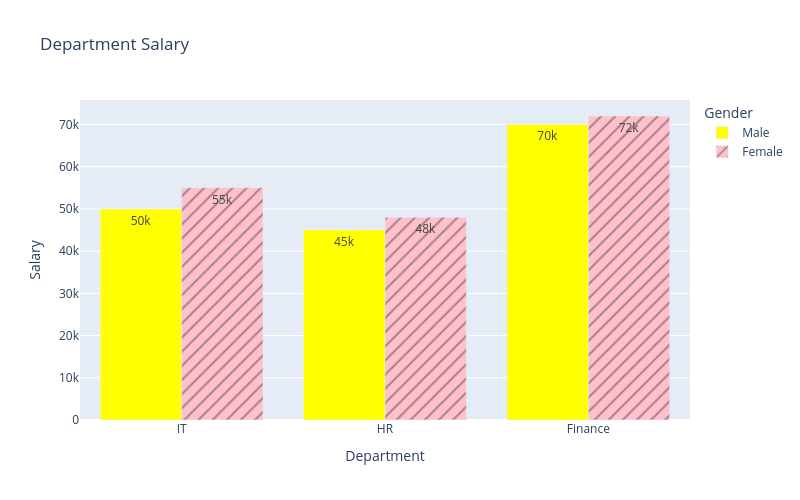

Source (notebook cell):
### Code cell
import pandas as pd
import plotly.express as px
data={'Department':['IT','IT','HR','HR','Finance','Finance'],
     'Gender':['Male','Female','Male','Female','Male','Female'],
     'Salary':[50000,55000,45000,48000,70000,72000],
     'experience':[3,4,2,3,5,6]}
df=pd.DataFrame(data)
fig= px.bar(df,
            x='Department', 
            y='Salary', 
            title='Department Salary',
            width=800,
            height=500,
            color='Gender',
            hover_data=['experience'],
            pattern_shape='Gender',
            barmode='group',
            text_auto=True,
            orientation='v',
            color_discrete_map={'Male':'yellow','Female':'pink'})
fig.show()

### Figure 1 — Plotly figure (JSON) as saved in the notebook; plotly's stock layout.template omitted (floating-point values rounded to 4 significant figures)
{"data": [{"alignmentgroup": "True", "customdata": [[3], [2], [5]], "hovertemplate": "Gender=Male<br>Department=%{x}<br>Salary=%{y}<br>experience=%{customdata[0]}<extra></extra>", "legendgroup": "Male", "marker": {"color": "yellow", "pattern": {"shape": ""}}, "name": "Male", "offsetgroup": "Male", "orientation": "v", "showlegend": true, "textposition": "auto", "texttemplate": "%{y}", "type": "bar", "x": ["IT", "HR", "Finance"], "xaxis": "x", "y": [50000, 45000, 70000], "yaxis": "y"}, {"alignmentgroup": "True", "customdata": [[4], [3], [6]], "hovertemplate": "Gender=Female<br>Department=%{x}<br>Salary=%{y}<br>experience=%{customdata[0]}<extra></extra>", "legendgroup": "Female", "marker": {"color": "pink", "pattern": {"shape": "/"}}, "name": "Female", "offsetgroup": "Female", "orientation": "v", "showlegend": true, "textposition": "auto", "texttemplate": "%{y}", "type": "bar", "x": ["IT", "HR", "Finance"], "xaxis": "x", "y": [55000, 48000, 72000], "yaxis": "y"}], "layout": {"barmode": "group", "height": 500, "legend": {"title": {"text": "Gender"}, "tracegroupgap": 0}, "title": {"text": "Department Salary"}, "width": 800, "xaxis": {"anchor": "y", "domain": [0, 1], "title": {"text": "Department"}}, "yaxis": {"anchor": "x", "domain": [0, 1], "title": {"text": "Salary"}}}}
